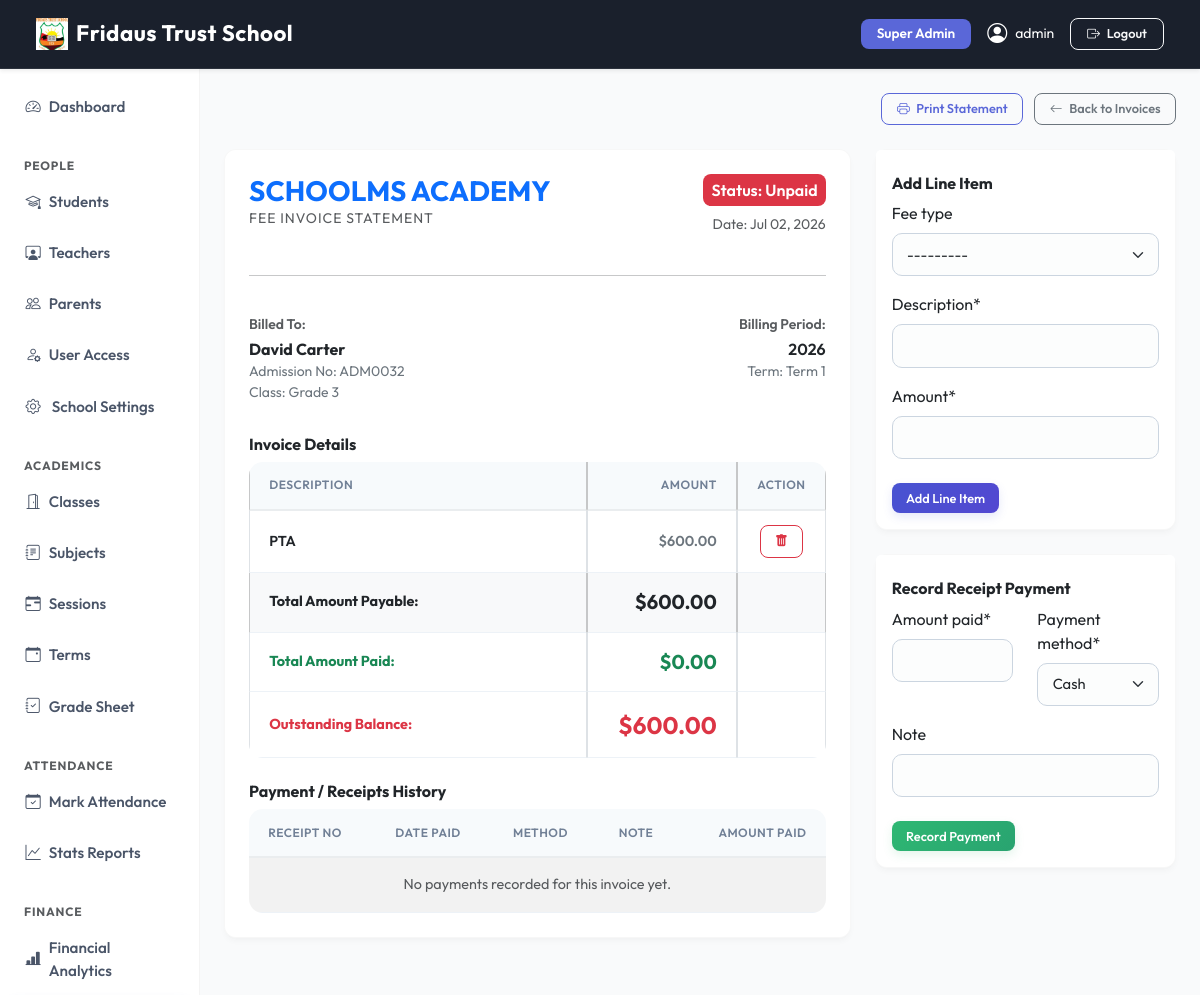
/finance/invoices/6/ (signed in), run on the app's committed database.
### apps/dashboard/models.py (models this page shows, shortened)
class SchoolSettings(models.Model):
    school_name    = models.CharField(max_length=200, default='SchoolMS')
    logo           = models.ImageField(upload_to='school/logo/', blank=True, null=True)
    favicon        = models.ImageField(upload_to='school/favicon/', blank=True, null=True)
    primary_color  = models.CharField(max_length=7, default='#5a67d8', help_text='Hex color e.g. #5a67d8')
    secondary_color= models.CharField(max_length=7, default='#4c51bf')
    sidebar_color  = models.CharField(max_length=7, default='#ffffff')
    navbar_color   = models.CharField(max_length=7, default='#1a202c')
    address        = models.TextField(blank=True)
    phone          = models.CharField(max_length=20, blank=True)
    email          = models.EmailField(blank=True)
    website        = models.URLField(blank=True)
    class Meta:
        verbose_name = 'School Settings'
    @classmethod
    def get(cls):
        obj, _ = cls.objects.get_or_create(pk=1)
        return obj

### apps/accounts/models.py (models this page shows, shortened)
class User(AbstractUser):
    ROLE_CHOICES = (
        ('superadmin', 'Super Admin'),
        ('admin', 'Admin'),
        ('teacher', 'Teacher'),
        ('student', 'Student'),
        ('parent', 'Parent'),
    )
    role = models.CharField(max_length=20, choices=ROLE_CHOICES)
    phone = models.CharField(max_length=20, blank=True, null=True)
    profile_pic = models.ImageField(upload_to='profile_pictures/', blank=True, null=True)
    created_at = models.DateTimeField(auto_now_add=True)
    @property
    def is_admin(self):
        return self.role in ['superadmin', 'admin'] or self.is_superuser

### apps/finance/models.py (models this page shows, shortened)
class Invoice(models.Model):
    STATUS_CHOICES = (
        ('unpaid', 'Unpaid'),
        ('partial', 'Partially Paid'),
        ('paid', 'Fully Paid'),
    )
    student = models.ForeignKey('people.Student', on_delete=models.CASCADE, related_name='invoices')
    session = models.ForeignKey('academics.AcademicSession', on_delete=models.CASCADE)
    term = models.ForeignKey('academics.AcademicTerm', on_delete=models.CASCADE)
    student_class = models.ForeignKey('academics.StudentClass', on_delete=models.CASCADE)
    balance_from_previous_term = models.DecimalField(max_digits=10, decimal_places=2, default=Decimal('0.00'))
    discount = models.DecimalField(max_digits=10, decimal_places=2, default=Decimal('0.00'))
    status = models.CharField(max_length=20, choices=STATUS_CHOICES, default='unpaid')
    created_at = models.DateTimeField(auto_now_add=True)
    class Meta:
        ordering = ['-created_at']
    def total_payable(self):
        items_total = sum((item.amount for item in self.items.all()),Decimal('0.00'))
        return max(Decimal('0.00'), self.balance_from_previous_term + items_total - self.discount)
    def total_paid(self):
        return sum((payment.amount_paid for payment in self.payments.all()),Decimal('0.00'))
    def balance(self):
        return self.total_payable() - self.total_paid()

class InvoiceItem(models.Model):
    invoice = models.ForeignKey(Invoice, on_delete=models.CASCADE, related_name='items')
    fee_type = models.ForeignKey(FeeType, on_delete=models.SET_NULL, null=True, blank=True)
    description = models.CharField(max_length=200)
    amount = models.DecimalField(max_digits=10, decimal_places=2)

class FeeType(models.Model):
    name = models.CharField(max_length=100, unique=True)
    amount = models.DecimalField(max_digits=10, decimal_places=2)
    description = models.TextField(blank=True)
    def __str__(self):
        return f"{self.name} (${self.amount})"

### apps/people/models.py (models this page shows, shortened)
class Student(models.Model):
    GENDER_CHOICES = [('M', 'Male'), ('F', 'Female')]
    user         = models.OneToOneField(User, on_delete=models.CASCADE, related_name='student_profile')
    admission_no = models.CharField(max_length=20, unique=True)
    date_of_birth= models.DateField()
    gender       = models.CharField(max_length=1, choices=GENDER_CHOICES)
    blood_group  = models.CharField(max_length=5, blank=True, null=True)
    student_class= models.ForeignKey('academics.StudentClass', on_delete=models.SET_NULL, null=True, blank=True, related_name='students')
    address      = models.TextField(blank=True)
    enroll_date  = models.DateField(auto_now_add=True)
    is_active    = models.BooleanField(default=True)
    grades_visible = models.BooleanField(default=False, help_text='Show grades to parent when fees are paid.')
    class Meta:
        ordering = ['admission_no']

### apps/academics/models.py (models this page shows, shortened)
class StudentClass(models.Model):
    LEVEL_CHOICES = [
        ('primary', "Primary"),
        ('junior', "Junior Secondary"),
        ('secondary', "Senior Secondary"),
    ]
    """Class or Room (e.g. Grade 10-A, JSS 1)"""
    name = models.CharField(max_length=20, unique=True)
    grade_level = models.PositiveSmallIntegerField()
    stream = models.CharField(max_length=50, blank=True, null=True)
    education_level = models.CharField(max_length=20, choices=LEVEL_CHOICES, default='primary')
    subjects = models.ManyToManyField(Subject, related_name='classes', blank=True)
    class Meta:
        verbose_name = "Class"
        verbose_name_plural = "Classes"
        ordering = ['name']

class AcademicSession(models.Model):
    name = models.CharField(max_length=100, unique=True)
    current = models.BooleanField(default=False)
    class Meta:
        ordering = ['-name']

class AcademicTerm(models.Model):
    name = models.CharField(max_length=50, unique=True)
    current = models.BooleanField(default=False)
    class Meta:
        ordering = ['name']

### apps/finance/views.py (the view, shortened to what this page needs)
# urls.py: path('invoices/<int:pk>/',           views.invoice_detail,  name='invoice_detail'),
@login_required
def invoice_detail(request, pk):
    invoice = get_object_or_404(Invoice.objects.select_related('student__user', 'student_class', 'session', 'term'), pk=pk)
    items = invoice.items.all()
    payments = invoice.payments.all()
    item_form = InvoiceItemForm()
    payment_form = PaymentForm()
    context = {
        'invoice': invoice,
        'items': items,
        'payments': payments,
        'item_form': item_form,
        'payment_form': payment_form,
    }
    return render(request, 'finance/invoice_detail.html', context)

### templates/finance/invoice_detail.html (shortened to what this page needs)
{% extends 'base.html' %}
{% load crispy_forms_tags %}
{% block content %}
<div class="row mb-4 d-print-none">
  <div class="col-12 text-end">
    <button class="btn btn-outline-primary btn-sm me-2" onclick="window.print();">
      <i class="bi bi-printer me-1"></i> Print Statement
    </button>
    <a href="{% url 'finance:invoice_list' %}" class="btn btn-outline-secondary btn-sm">
      <i class="bi bi-arrow-left me-1"></i> Back to Invoices
    </a>
  </div>
</div>
<div class="row">
  <div class="col-md-8 mb-4">
    <div class="card shadow-sm border-0 p-4" id="statementPrintArea">
      <div class="d-flex justify-content-between align-items-start mb-4">
        <div>
          <h3 class="fw-bold mb-0 text-primary">SCHOOLMS ACADEMY</h3>
          <p class="text-muted small uppercase tracking-wider mb-0">Fee Invoice Statement</p>
        </div>
        <div class="text-end">
          <span class="badge
            {% if invoice.status == 'paid' %}bg-success
            {% elif invoice.status == 'partial' %}bg-warning text-dark
            {% else %}bg-danger{% endif %} fs-6 p-2">
            Status: {{ invoice.get_status_display }}
          </span>
          <p class="text-muted small mt-2 mb-0">Date: {{ invoice.created_at|date:"M d, Y" }}</p>
        </div>
      </div>
      <hr>
      <div class="row g-3 my-2">
        <div class="col-sm-6">
          <h6 class="text-muted fw-semibold small mb-1">Billed To:</h6>
          <p class="fw-bold text-dark mb-0">{{ invoice.student.user.get_full_name }}</p>
          <p class="text-secondary small mb-0">Admission No: {{ invoice.student.admission_no }}</p>
          <p class="text-secondary small mb-0">Class: {{ invoice.student_class.name }}</p>
        </div>
        <div class="col-sm-6 text-sm-end">
          <h6 class="text-muted fw-semibold small mb-1">Billing Period:</h6>
          <p class="fw-semibold text-dark mb-0">{{ invoice.session.name }}</p>
          <p class="text-secondary small mb-0">Term: {{ invoice.term.name }}</p>
        </div>
      </div>
      <h6 class="fw-bold text-dark mt-4 mb-2">Invoice Details</h6>
      <div class="table-responsive">
        <table class="table table-bordered align-middle mb-0" id="itemsTable">
          <thead class="table-light">
            <tr>
              <th>Description</th>
              <th class="text-end" style="width: 150px;">Amount</th>
              {% if user.is_admin %}
                <th class="text-center d-print-none" style="width: 80px;">Action</th>
              {% endif %}
            </tr>
          </thead>
          <tbody>
            {% for item in items %}
            <tr id="item-row-{{ item.pk }}">
              <td class="fw-semibold text-dark">{{ item.description }}</td>
              <td class="text-end fw-semibold text-secondary">${{ item.amount }}</td>
              {% if user.is_admin %}
                <td class="text-center d-print-none">
                  <button class="btn btn-sm btn-outline-danger btn-delete-item" data-id="{{ item.pk }}" data-url="{% url 'finance:invoice_item_delete' item.pk %}">
                    <i class="bi bi-trash-fill"></i>
                  </button>
                </td>
              {% endif %}
            </tr>
            {% empty %}
            {% if invoice.balance_from_previous_term == 0 %}
            <tr><td colspan="3" class="text-center text-muted py-3">No billed items yet.</td></tr>
            {% endif %}
            {% endfor %}
            <tr class="table-light">
              <td class="fw-bold text-dark">Total Amount Payable:</td>
              <td class="text-end fw-bold text-dark fs-5">${{ invoice.total_payable }}</td>
              {% if user.is_admin %}<td class="d-print-none"></td>{% endif %}
            </tr>
            <tr class="table-success-subtle">
              <td class="fw-bold text-success">Total Amount Paid:</td>
              <td class="text-end fw-bold text-success fs-5">${{ invoice.total_paid }}</td>
              {% if user.is_admin %}<td class="d-print-none"></td>{% endif %}
            </tr>
            <tr class="table-warning-subtle">
              <td class="fw-bold text-danger">Outstanding Balance:</td>
              <td class="text-end fw-bold text-danger fs-4">${{ invoice.balance }}</td>
              {% if user.is_admin %}<td class="d-print-none"></td>{% endif %}
            </tr>
          </tbody>
        </table>
      </div>
      <h6 class="fw-bold text-dark mt-4 mb-2">Payment / Receipts History</h6>
      <div class="table-responsive">
        <table class="table table-sm table-striped align-middle mb-0">
          <thead class="table-light">
            <tr>
              <th>Receipt No</th>
              <th>Date Paid</th>
              <th>Method</th>
              <th>Note</th>
              <th class="text-end">Amount Paid</th>
            </tr>
          </thead>
          <tbody>
            {% for p in payments %}
            <tr>
              <td><span class="badge bg-secondary-subtle text-dark border">{{ p.receipt_no }}</span></td>
              <td>{{ p.date_paid|date:"M d, Y" }}</td>
              <td class="text-capitalize">{{ p.get_payment_method_display }}</td>
              <td class="text-muted small">{{ p.note|default:"—" }}</td>
              <td class="text-end fw-bold text-success">${{ p.amount_paid }}</td>
            </tr>
            {% empty %}
            <tr><td colspan="5" class="text-center text-muted py-3">No payments recorded for this invoice yet.</td></tr>
            {% endfor %}
          </tbody>
        </table>
      </div>
    </div>
  </div>
  {% if user.is_admin %}
  <div class="col-md-4 d-print-none">
    <div class="card shadow-sm border-0 mb-4">
      <div class="card-header bg-white border-0 pt-4 pb-0">
        <h6 class="fw-bold mb-0 text-dark">Add Line Item</h6>
      </div>
      <div class="card-body pt-2">
        <form method="post">
          {% crispy item_form %}
        </form>
      </div>
    </div>
    {% if invoice.balance > 0 %}
    <div class="card shadow-sm border-0 mb-4">
      <div class="card-header bg-white border-0 pt-4 pb-0">
        <h6 class="fw-bold mb-0 text-dark">Record Receipt Payment</h6>
      </div>
      <div class="card-body pt-2">
        <form method="post">
          {% crispy payment_form %}
        </form>
      </div>
    </div>
    {% endif %}
  </div>
  {% endif %}
</div>
{% endblock %}

### templates/base.html (shortened to what this page needs)
{% load static %}
<!DOCTYPE html>
<html lang="en">
<head>
  <link href="https://cdn.jsdelivr.net/npm/bootstrap@5.3.2/dist/css/bootstrap.min.css" rel="stylesheet">
  <link href="https://cdn.jsdelivr.net/npm/bootstrap-icons@1.11.3/font/bootstrap-icons.css" rel="stylesheet">
  <link href="https://cdnjs.cloudflare.com/ajax/libs/toastr.js/latest/toastr.min.css" rel="stylesheet">
  <link href="{% static 'css/modern.css' %}" rel="stylesheet">
  <link href="https://cdn.jsdelivr.net/npm/select2@4.1.0-rc.0/dist/css/select2.min.css" rel="stylesheet">
  <link href="https://cdn.jsdelivr.net/npm/select2-bootstrap-5-theme@1.3.0/dist/select2-bootstrap-5-theme.min.css" rel="stylesheet">
</head>
<body>
{% if user.is_authenticated %}
<nav class="navbar navbar-expand-lg navbar-dark sticky-top d-print-none shadow-sm"
     style="background-color: {{ school_settings.navbar_color|default:'#1a202c' }} !important;">
  <div class="container-fluid">
    <a class="navbar-brand fw-bold text-white d-flex align-items-center gap-2" href="/">
      {% if school_settings.logo %}
        <img src="{{ school_settings.logo.url }}" height="32" style="object-fit:contain;" alt="{{ school_settings.school_name }}">
      {% else %}
        <i class="bi bi-shield-check" style="color: var(--school-primary);"></i>
      {% endif %}
      <span>{{ school_settings.school_name|default:"SchoolMS" }}</span>
    </a>
    <div class="collapse navbar-collapse" id="navbarNav">
      <div class="ms-auto d-flex align-items-center gap-3 mt-2 mt-lg-0">
        <span class="badge bg-primary px-3 py-2 text-capitalize" style="font-size: 0.85rem;">{{ user.get_role_display }}</span>
        <a href="{% url 'accounts:profile' %}" class="text-white text-decoration-none d-flex align-items-center gap-2 small">
          {% if user.profile_pic %}
            <img src="{{ user.profile_pic.url }}" class="rounded-circle border border-2 border-white" width="32" height="32" style="object-fit:cover">
          {% else %}
            <i class="bi bi-person-circle fs-5"></i>
          {% endif %}
          <span class="d-none d-sm-inline">{{ user.get_full_name|default:user.username }}</span>
        </a>
        <a href="{% url 'accounts:logout' %}" class="btn btn-outline-light btn-sm px-3"><i class="bi bi-box-arrow-right me-1"></i> Logout</a>
      </div>
    </div>
  </div>
</nav>
<div class="container-fluid">
  <div class="row">
    <aside class="col-lg-2 col-md-3 d-none d-md-block pt-3 px-0 border-end" id="sidebar">
  {% include 'partials/sidebar.html' %}
</aside>
    <main class="col-lg-10 col-md-9 ms-sm-auto px-md-4 py-4 animate-fade-in">
      {% block content %}{% endblock %}
    </main>
  </div>
</div>
{% else %}
  {% block auth_content %}{% endblock %}
{% endif %}
</body>
</html>

### data on the page
SchoolSettings: logo (picture), school_name "Fridaus Trust School"
User: role "Super Admin", get_full_name "admin"
Invoice: status "Unpaid", created_at "Jul 02, 2026", student.user.get_full_name "David Carter", student.admission_no "ADM0032", student_class.name "Grade 3", session.name "2026", term.name "Term 1", total_payable "600.00", total_paid "0.00", balance "600.00"
InvoiceItem: description "PTA", amount "600.00"
